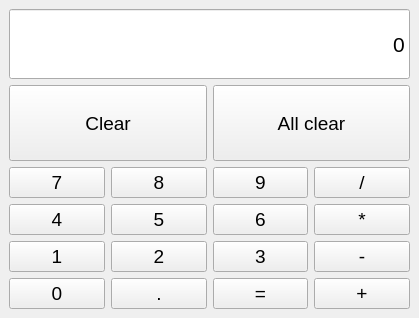
<?xml version="1.0" encoding="UTF-8"?>
<ui version="4.0">
 <class>MainWindow</class>
 <widget class="QMainWindow" name="MainWindow">
  <property name="geometry">
   <rect>
    <x>0</x>
    <y>0</y>
    <width>419</width>
    <height>318</height>
   </rect>
  </property>
  <property name="sizePolicy">
   <sizepolicy hsizetype="Preferred" vsizetype="Fixed">
    <horstretch>0</horstretch>
    <verstretch>0</verstretch>
   </sizepolicy>
  </property>
  <property name="windowTitle">
   <string>Calculator</string>
  </property>
  <widget class="QWidget" name="centralwidget">
   <layout class="QGridLayout" name="gridLayout_3">
    <item row="2" column="0">
     <layout class="QVBoxLayout" name="verticalLayout">
      <item>
       <widget class="QLineEdit" name="lineEdit">
        <property name="minimumSize">
         <size>
          <width>0</width>
          <height>70</height>
         </size>
        </property>
        <property name="font">
         <font>
          <pointsize>16</pointsize>
         </font>
        </property>
        <property name="text">
         <string>0</string>
        </property>
        <property name="alignment">
         <set>Qt::AlignRight|Qt::AlignTrailing|Qt::AlignVCenter</set>
        </property>
        <property name="readOnly">
         <bool>true</bool>
        </property>
       </widget>
      </item>
      <item>
       <layout class="QHBoxLayout" name="horizontalLayout">
        <item>
         <widget class="QPushButton" name="pushButton_clear">
          <property name="sizePolicy">
           <sizepolicy hsizetype="Preferred" vsizetype="Expanding">
            <horstretch>0</horstretch>
            <verstretch>0</verstretch>
           </sizepolicy>
          </property>
          <property name="minimumSize">
           <size>
            <width>0</width>
            <height>0</height>
           </size>
          </property>
          <property name="font">
           <font>
            <pointsize>14</pointsize>
           </font>
          </property>
          <property name="text">
           <string>Clear</string>
          </property>
         </widget>
        </item>
        <item>
         <widget class="QPushButton" name="pushButton_allClear">
          <property name="sizePolicy">
           <sizepolicy hsizetype="Preferred" vsizetype="Expanding">
            <horstretch>0</horstretch>
            <verstretch>0</verstretch>
           </sizepolicy>
          </property>
          <property name="minimumSize">
           <size>
            <width>0</width>
            <height>0</height>
           </size>
          </property>
          <property name="font">
           <font>
            <pointsize>14</pointsize>
           </font>
          </property>
          <property name="text">
           <string>All clear</string>
          </property>
         </widget>
        </item>
       </layout>
      </item>
      <item>
       <layout class="QGridLayout" name="gridLayout">
        <item row="1" column="1">
         <widget class="QPushButton" name="pushButton_5">
          <property name="sizePolicy">
           <sizepolicy hsizetype="Preferred" vsizetype="Expanding">
            <horstretch>0</horstretch>
            <verstretch>0</verstretch>
           </sizepolicy>
          </property>
          <property name="font">
           <font>
            <pointsize>14</pointsize>
           </font>
          </property>
          <property name="text">
           <string>5</string>
          </property>
         </widget>
        </item>
        <item row="2" column="3">
         <widget class="QPushButton" name="pushButton_sub">
          <property name="sizePolicy">
           <sizepolicy hsizetype="Preferred" vsizetype="Expanding">
            <horstretch>0</horstretch>
            <verstretch>0</verstretch>
           </sizepolicy>
          </property>
          <property name="font">
           <font>
            <pointsize>14</pointsize>
           </font>
          </property>
          <property name="text">
           <string>-</string>
          </property>
         </widget>
        </item>
        <item row="3" column="3">
         <widget class="QPushButton" name="pushButton_plus">
          <property name="sizePolicy">
           <sizepolicy hsizetype="Preferred" vsizetype="Expanding">
            <horstretch>0</horstretch>
            <verstretch>0</verstretch>
           </sizepolicy>
          </property>
          <property name="font">
           <font>
            <pointsize>14</pointsize>
           </font>
          </property>
          <property name="text">
           <string>+</string>
          </property>
         </widget>
        </item>
        <item row="1" column="2">
         <widget class="QPushButton" name="pushButton_6">
          <property name="sizePolicy">
           <sizepolicy hsizetype="Preferred" vsizetype="Expanding">
            <horstretch>0</horstretch>
            <verstretch>0</verstretch>
           </sizepolicy>
          </property>
          <property name="font">
           <font>
            <pointsize>14</pointsize>
           </font>
          </property>
          <property name="text">
           <string>6</string>
          </property>
         </widget>
        </item>
        <item row="0" column="1">
         <widget class="QPushButton" name="pushButton_8">
          <property name="sizePolicy">
           <sizepolicy hsizetype="Preferred" vsizetype="Expanding">
            <horstretch>0</horstretch>
            <verstretch>0</verstretch>
           </sizepolicy>
          </property>
          <property name="font">
           <font>
            <pointsize>14</pointsize>
           </font>
          </property>
          <property name="text">
           <string>8</string>
          </property>
         </widget>
        </item>
        <item row="0" column="2">
         <widget class="QPushButton" name="pushButton_9">
          <property name="sizePolicy">
           <sizepolicy hsizetype="Preferred" vsizetype="Expanding">
            <horstretch>0</horstretch>
            <verstretch>0</verstretch>
           </sizepolicy>
          </property>
          <property name="font">
           <font>
            <pointsize>14</pointsize>
           </font>
          </property>
          <property name="text">
           <string>9</string>
          </property>
         </widget>
        </item>
        <item row="2" column="0">
         <widget class="QPushButton" name="pushButton_1">
          <property name="sizePolicy">
           <sizepolicy hsizetype="Preferred" vsizetype="Expanding">
            <horstretch>0</horstretch>
            <verstretch>0</verstretch>
           </sizepolicy>
          </property>
          <property name="font">
           <font>
            <pointsize>14</pointsize>
           </font>
          </property>
          <property name="text">
           <string>1</string>
          </property>
         </widget>
        </item>
        <item row="3" column="1">
         <widget class="QPushButton" name="pushButton_dot">
          <property name="sizePolicy">
           <sizepolicy hsizetype="Preferred" vsizetype="Expanding">
            <horstretch>0</horstretch>
            <verstretch>0</verstretch>
           </sizepolicy>
          </property>
          <property name="font">
           <font>
            <pointsize>14</pointsize>
           </font>
          </property>
          <property name="text">
           <string>.</string>
          </property>
         </widget>
        </item>
        <item row="0" column="0">
         <widget class="QPushButton" name="pushButton_7">
          <property name="sizePolicy">
           <sizepolicy hsizetype="Preferred" vsizetype="Expanding">
            <horstretch>0</horstretch>
            <verstretch>0</verstretch>
           </sizepolicy>
          </property>
          <property name="font">
           <font>
            <pointsize>14</pointsize>
           </font>
          </property>
          <property name="text">
           <string>7</string>
          </property>
         </widget>
        </item>
        <item row="0" column="3">
         <widget class="QPushButton" name="pushButton_div">
          <property name="sizePolicy">
           <sizepolicy hsizetype="Preferred" vsizetype="Expanding">
            <horstretch>0</horstretch>
            <verstretch>0</verstretch>
           </sizepolicy>
          </property>
          <property name="font">
           <font>
            <pointsize>14</pointsize>
           </font>
          </property>
          <property name="text">
           <string>/</string>
          </property>
         </widget>
        </item>
        <item row="2" column="2">
         <widget class="QPushButton" name="pushButton_3">
          <property name="sizePolicy">
           <sizepolicy hsizetype="Preferred" vsizetype="Expanding">
            <horstretch>0</horstretch>
            <verstretch>0</verstretch>
           </sizepolicy>
          </property>
          <property name="font">
           <font>
            <pointsize>14</pointsize>
           </font>
          </property>
          <property name="text">
           <string>3</string>
          </property>
         </widget>
        </item>
        <item row="3" column="2">
         <widget class="QPushButton" name="pushButton_result">
          <property name="sizePolicy">
           <sizepolicy hsizetype="Preferred" vsizetype="Expanding">
            <horstretch>0</horstretch>
            <verstretch>0</verstretch>
           </sizepolicy>
          </property>
          <property name="font">
           <font>
            <pointsize>14</pointsize>
           </font>
          </property>
          <property name="text">
           <string>=</string>
          </property>
         </widget>
        </item>
        <item row="2" column="1">
         <widget class="QPushButton" name="pushButton_2">
          <property name="sizePolicy">
           <sizepolicy hsizetype="Preferred" vsizetype="Expanding">
            <horstretch>0</horstretch>
            <verstretch>0</verstretch>
           </sizepolicy>
          </property>
          <property name="font">
           <font>
            <pointsize>14</pointsize>
           </font>
          </property>
          <property name="text">
           <string>2</string>
          </property>
         </widget>
        </item>
        <item row="1" column="3">
         <widget class="QPushButton" name="pushButton_multi">
          <property name="sizePolicy">
           <sizepolicy hsizetype="Preferred" vsizetype="Expanding">
            <horstretch>0</horstretch>
            <verstretch>0</verstretch>
           </sizepolicy>
          </property>
          <property name="font">
           <font>
            <pointsize>14</pointsize>
           </font>
          </property>
          <property name="text">
           <string>*</string>
          </property>
         </widget>
        </item>
        <item row="3" column="0">
         <widget class="QPushButton" name="pushButton_0">
          <property name="sizePolicy">
           <sizepolicy hsizetype="Preferred" vsizetype="Expanding">
            <horstretch>0</horstretch>
            <verstretch>0</verstretch>
           </sizepolicy>
          </property>
          <property name="font">
           <font>
            <pointsize>14</pointsize>
           </font>
          </property>
          <property name="text">
           <string>0</string>
          </property>
         </widget>
        </item>
        <item row="1" column="0">
         <widget class="QPushButton" name="pushButton_4">
          <property name="sizePolicy">
           <sizepolicy hsizetype="Preferred" vsizetype="Expanding">
            <horstretch>0</horstretch>
            <verstretch>0</verstretch>
           </sizepolicy>
          </property>
          <property name="font">
           <font>
            <pointsize>14</pointsize>
           </font>
          </property>
          <property name="text">
           <string>4</string>
          </property>
         </widget>
        </item>
       </layout>
      </item>
     </layout>
    </item>
   </layout>
  </widget>
 </widget>
 <resources/>
 <connections>
  <connection>
   <sender>pushButton_7</sender>
   <signal>clicked()</signal>
   <receiver>MainWindow</receiver>
   <slot>add()</slot>
   <hints>
    <hint type="sourcelabel">
     <x>79</x>
     <y>376</y>
    </hint>
    <hint type="destinationlabel">
     <x>6</x>
     <y>178</y>
    </hint>
   </hints>
  </connection>
  <connection>
   <sender>pushButton_8</sender>
   <signal>clicked()</signal>
   <receiver>MainWindow</receiver>
   <slot>add()</slot>
   <hints>
    <hint type="sourcelabel">
     <x>264</x>
     <y>376</y>
    </hint>
    <hint type="destinationlabel">
     <x>6</x>
     <y>208</y>
    </hint>
   </hints>
  </connection>
  <connection>
   <sender>pushButton_9</sender>
   <signal>clicked()</signal>
   <receiver>MainWindow</receiver>
   <slot>add()</slot>
   <hints>
    <hint type="sourcelabel">
     <x>482</x>
     <y>376</y>
    </hint>
    <hint type="destinationlabel">
     <x>6</x>
     <y>233</y>
    </hint>
   </hints>
  </connection>
  <connection>
   <sender>pushButton_4</sender>
   <signal>clicked()</signal>
   <receiver>MainWindow</receiver>
   <slot>add()</slot>
   <hints>
    <hint type="sourcelabel">
     <x>97</x>
     <y>435</y>
    </hint>
    <hint type="destinationlabel">
     <x>6</x>
     <y>262</y>
    </hint>
   </hints>
  </connection>
  <connection>
   <sender>pushButton_5</sender>
   <signal>clicked()</signal>
   <receiver>MainWindow</receiver>
   <slot>add()</slot>
   <hints>
    <hint type="sourcelabel">
     <x>272</x>
     <y>435</y>
    </hint>
    <hint type="destinationlabel">
     <x>7</x>
     <y>290</y>
    </hint>
   </hints>
  </connection>
  <connection>
   <sender>pushButton_6</sender>
   <signal>clicked()</signal>
   <receiver>MainWindow</receiver>
   <slot>add()</slot>
   <hints>
    <hint type="sourcelabel">
     <x>496</x>
     <y>435</y>
    </hint>
    <hint type="destinationlabel">
     <x>6</x>
     <y>315</y>
    </hint>
   </hints>
  </connection>
  <connection>
   <sender>pushButton_1</sender>
   <signal>clicked()</signal>
   <receiver>MainWindow</receiver>
   <slot>add()</slot>
   <hints>
    <hint type="sourcelabel">
     <x>90</x>
     <y>493</y>
    </hint>
    <hint type="destinationlabel">
     <x>7</x>
     <y>346</y>
    </hint>
   </hints>
  </connection>
  <connection>
   <sender>pushButton_2</sender>
   <signal>clicked()</signal>
   <receiver>MainWindow</receiver>
   <slot>add()</slot>
   <hints>
    <hint type="sourcelabel">
     <x>293</x>
     <y>489</y>
    </hint>
    <hint type="destinationlabel">
     <x>5</x>
     <y>375</y>
    </hint>
   </hints>
  </connection>
  <connection>
   <sender>pushButton_3</sender>
   <signal>clicked()</signal>
   <receiver>MainWindow</receiver>
   <slot>add()</slot>
   <hints>
    <hint type="sourcelabel">
     <x>520</x>
     <y>493</y>
    </hint>
    <hint type="destinationlabel">
     <x>6</x>
     <y>403</y>
    </hint>
   </hints>
  </connection>
  <connection>
   <sender>pushButton_0</sender>
   <signal>clicked()</signal>
   <receiver>MainWindow</receiver>
   <slot>add()</slot>
   <hints>
    <hint type="sourcelabel">
     <x>87</x>
     <y>537</y>
    </hint>
    <hint type="destinationlabel">
     <x>7</x>
     <y>429</y>
    </hint>
   </hints>
  </connection>
  <connection>
   <sender>pushButton_dot</sender>
   <signal>clicked()</signal>
   <receiver>MainWindow</receiver>
   <slot>add()</slot>
   <hints>
    <hint type="sourcelabel">
     <x>300</x>
     <y>535</y>
    </hint>
    <hint type="destinationlabel">
     <x>7</x>
     <y>455</y>
    </hint>
   </hints>
  </connection>
  <connection>
   <sender>pushButton_div</sender>
   <signal>clicked()</signal>
   <receiver>MainWindow</receiver>
   <slot>action()</slot>
   <hints>
    <hint type="sourcelabel">
     <x>732</x>
     <y>376</y>
    </hint>
    <hint type="destinationlabel">
     <x>538</x>
     <y>147</y>
    </hint>
   </hints>
  </connection>
  <connection>
   <sender>pushButton_multi</sender>
   <signal>clicked()</signal>
   <receiver>MainWindow</receiver>
   <slot>action()</slot>
   <hints>
    <hint type="sourcelabel">
     <x>722</x>
     <y>430</y>
    </hint>
    <hint type="destinationlabel">
     <x>535</x>
     <y>224</y>
    </hint>
   </hints>
  </connection>
  <connection>
   <sender>pushButton_sub</sender>
   <signal>clicked()</signal>
   <receiver>MainWindow</receiver>
   <slot>action()</slot>
   <hints>
    <hint type="sourcelabel">
     <x>712</x>
     <y>469</y>
    </hint>
    <hint type="destinationlabel">
     <x>535</x>
     <y>336</y>
    </hint>
   </hints>
  </connection>
  <connection>
   <sender>pushButton_plus</sender>
   <signal>clicked()</signal>
   <receiver>MainWindow</receiver>
   <slot>action()</slot>
   <hints>
    <hint type="sourcelabel">
     <x>719</x>
     <y>519</y>
    </hint>
    <hint type="destinationlabel">
     <x>537</x>
     <y>431</y>
    </hint>
   </hints>
  </connection>
  <connection>
   <sender>pushButton_result</sender>
   <signal>clicked()</signal>
   <receiver>MainWindow</receiver>
   <slot>action()</slot>
   <hints>
    <hint type="sourcelabel">
     <x>514</x>
     <y>522</y>
    </hint>
    <hint type="destinationlabel">
     <x>361</x>
     <y>496</y>
    </hint>
   </hints>
  </connection>
  <connection>
   <sender>pushButton_clear</sender>
   <signal>clicked()</signal>
   <receiver>MainWindow</receiver>
   <slot>action()</slot>
   <hints>
    <hint type="sourcelabel">
     <x>383</x>
     <y>159</y>
    </hint>
    <hint type="destinationlabel">
     <x>841</x>
     <y>150</y>
    </hint>
   </hints>
  </connection>
  <connection>
   <sender>pushButton_allClear</sender>
   <signal>clicked()</signal>
   <receiver>MainWindow</receiver>
   <slot>action()</slot>
   <hints>
    <hint type="sourcelabel">
     <x>775</x>
     <y>221</y>
    </hint>
    <hint type="destinationlabel">
     <x>843</x>
     <y>186</y>
    </hint>
   </hints>
  </connection>
 </connections>
 <slots>
  <slot>add()</slot>
  <slot>action()</slot>
 </slots>
</ui>
